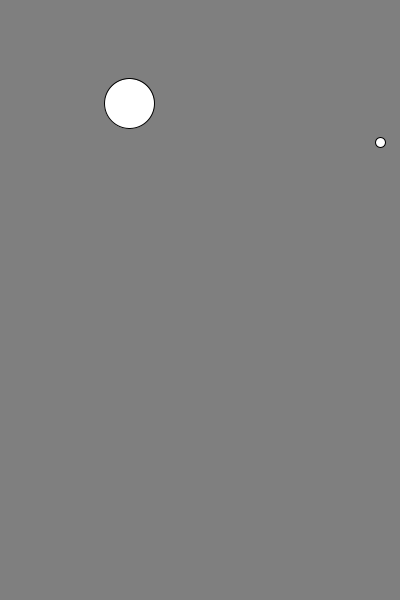
Frame 1 (no input)
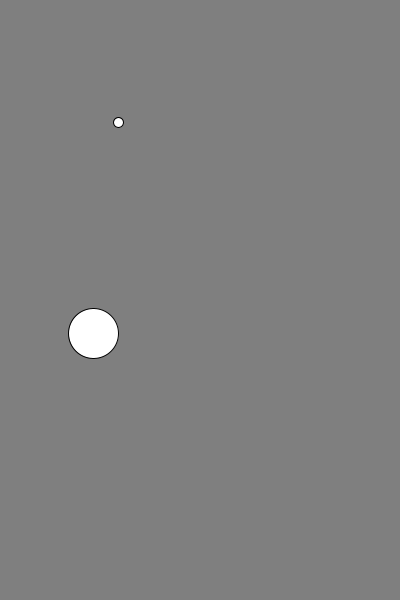
Frame 60 (the mouse pressed at the canvas centre just before this capture)
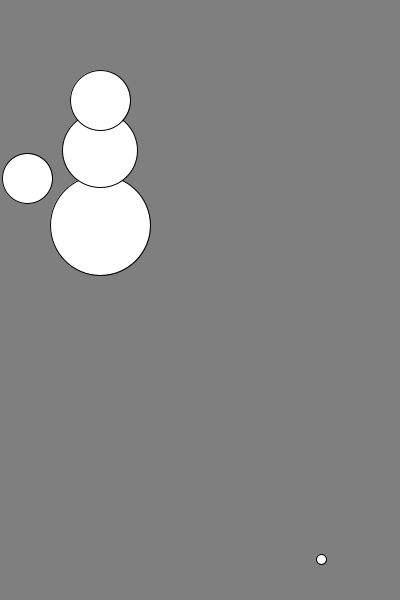
Frame 120 (the mouse held since frame 60 and released just before this capture)

The Processing sketch that drew these frames (run headless with seeded random() and noise(); from frame 60 on, the mouse is pressed at the canvas centre):

// Processing sketch: processing_108903
// ── processing_108903.pde

void setup()
{
  size(400, 600);
  background(127);
  frameRate(10);
}

void draw()
{
  background(127);
  ellipse(mouseX/2, mouseY/4*3, mouseY/3, mouseY/3);
  ellipse(mouseX/2, mouseY/2, mouseY/4, mouseY/4);
  ellipse(mouseX/2, mouseY/3, mouseY/5, mouseY/5);
  ellipse(random(200), random(400), 50, 50);
  ellipse(random(width), random(height), 10, 10);
}
